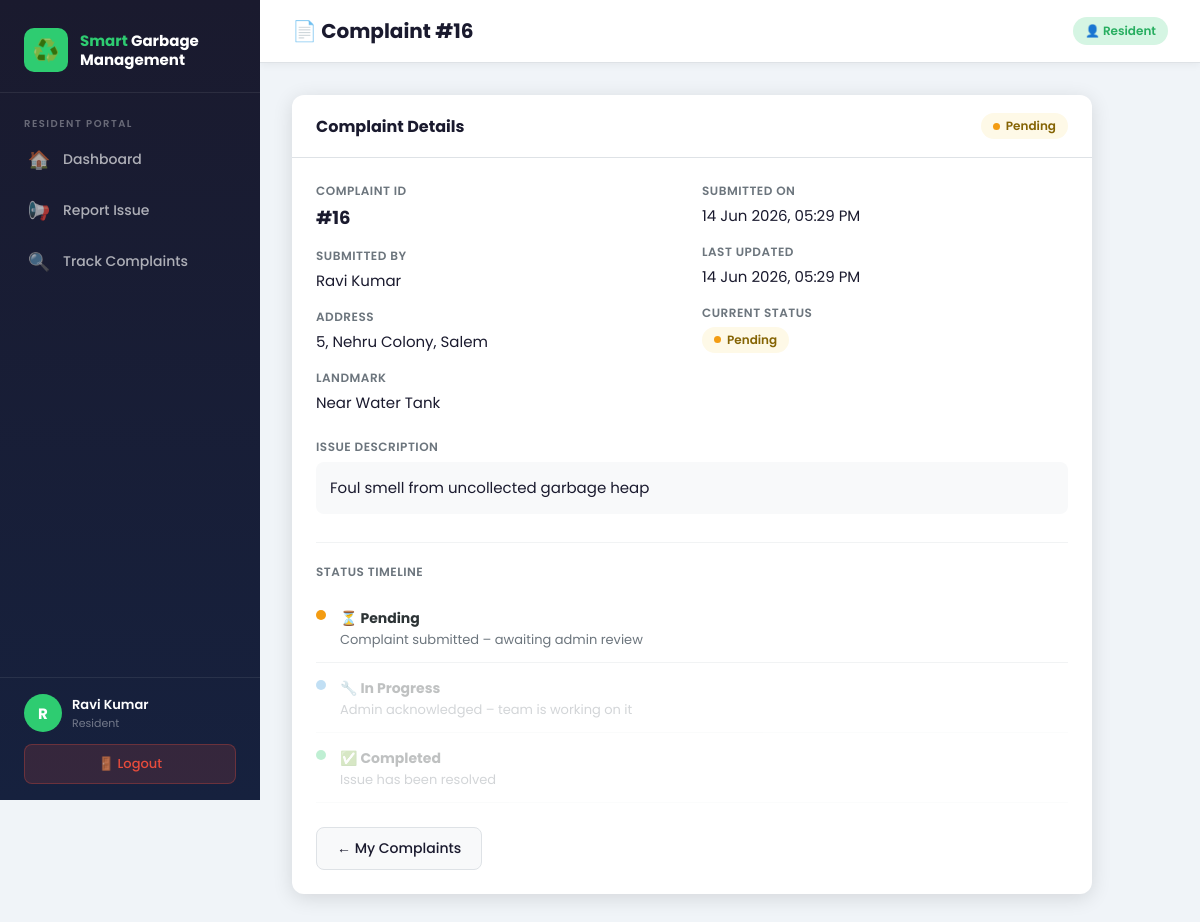
The app's page /complaint/16/ (signed in) with its own data.
### core/models.py (models this page shows, shortened)
class UserProfile(models.Model):
    ROLE_CHOICES = [('admin', 'Admin'), ('user', 'Resident')]
    user = models.OneToOneField(User, on_delete=models.CASCADE, related_name='profile')
    role = models.CharField(max_length=10, choices=ROLE_CHOICES, default='user')
    phone = models.CharField(max_length=15, blank=True)
    address = models.TextField(blank=True)
    def is_admin(self):
        return self.role == 'admin'

class Complaint(models.Model):
    STATUS_CHOICES = [
        ('Pending', 'Pending'),
        ('In Progress', 'In Progress'),
        ('Completed', 'Completed'),
    ]
    user = models.ForeignKey(User, on_delete=models.CASCADE, related_name='complaints')
    address = models.CharField(max_length=300)
    landmark = models.CharField(max_length=200)
    description = models.TextField()
    status = models.CharField(max_length=20, choices=STATUS_CHOICES, default='Pending')
    image = models.ImageField(upload_to='complaints/', blank=True, null=True)
    created_at = models.DateTimeField(auto_now_add=True)
    updated_at = models.DateTimeField(auto_now=True)
    admin_remark = models.TextField(blank=True)
    class Meta:
        ordering = ['-created_at']

### core/views.py (the view)
# urls.py: path('complaint/<int:pk>/',     views.complaint_detail,   name='complaint_detail'),
@login_required
def complaint_detail(request, pk):
    complaint = get_object_or_404(Complaint, pk=pk)
    if not _is_admin(request.user) and complaint.user != request.user:
        messages.error(request, 'Access denied.')
        return redirect('track_complaints')
    return render(request, 'core/complaint_detail.html', {'complaint': complaint})

### core/views.py (called while the page is built)
def _is_admin(user):
    try:
        return user.profile.is_admin()
    except UserProfile.DoesNotExist:
        return False

### core/templates/core/complaint_detail.html (shortened to what this page needs)
{% extends 'core/base.html' %}
{% block page_title %}📄 Complaint #{{ complaint.id }}{% endblock %}
{% block content %}
<div style="max-width:800px;">
  <div class="card">
    <div class="card-header">
      <h3>Complaint Details</h3>
      <span class="status-badge status-{{ complaint.status|cut:' ' }}">{{ complaint.status }}</span>
    </div>
    <div class="card-body">
      <div class="detail-grid">
        <div>
          <div class="detail-item">
            <div class="detail-label">Complaint ID</div>
            <div class="detail-value" style="font-size:18px;font-weight:700;">#{{ complaint.id }}</div>
          </div>
          <div class="detail-item">
            <div class="detail-label">Submitted By</div>
            <div class="detail-value">{{ complaint.user.get_full_name|default:complaint.user.username }}</div>
          </div>
          <div class="detail-item">
            <div class="detail-label">Address</div>
            <div class="detail-value">{{ complaint.address }}</div>
          </div>
          <div class="detail-item">
            <div class="detail-label">Landmark</div>
            <div class="detail-value">{{ complaint.landmark|default:"Not specified" }}</div>
          </div>
        </div>
        <div>
          <div class="detail-item">
            <div class="detail-label">Submitted On</div>
            <div class="detail-value">{{ complaint.created_at|date:"d M Y, h:i A" }}</div>
          </div>
          <div class="detail-item">
            <div class="detail-label">Last Updated</div>
            <div class="detail-value">{{ complaint.updated_at|date:"d M Y, h:i A" }}</div>
          </div>
          <div class="detail-item">
            <div class="detail-label">Current Status</div>
            <div class="detail-value">
              <span class="status-badge status-{{ complaint.status|cut:' ' }}">{{ complaint.status }}</span>
            </div>
          </div>
        </div>
      </div>
      <div class="detail-item" style="margin-top:8px;">
        <div class="detail-label">Issue Description</div>
        <div class="detail-value" style="background:#f8f9fa;padding:14px;border-radius:8px;line-height:1.6;margin-top:6px;">
          {{ complaint.description }}
        </div>
      </div>
      <div style="margin-top:28px;padding-top:20px;border-top:1px solid #f1f3f4;">
        <div class="detail-label" style="margin-bottom:12px;">Status Timeline</div>
        <ul class="timeline">
          <li class="timeline-item">
            <div class="timeline-dot orange"></div>
            <div>
              <strong style="font-size:14px;">⏳ Pending</strong>
              <div style="font-size:13px;color:#6c757d;">Complaint submitted – awaiting admin review</div>
            </div>
          </li>
          <li class="timeline-item" {% if complaint.status == 'Pending' %}style="opacity:0.3;"{% endif %}>
            <div class="timeline-dot blue"></div>
            <div>
              <strong style="font-size:14px;">🔧 In Progress</strong>
              <div style="font-size:13px;color:#6c757d;">Admin acknowledged – team is working on it</div>
            </div>
          </li>
          <li class="timeline-item" {% if complaint.status != 'Completed' %}style="opacity:0.3;"{% endif %}>
            <div class="timeline-dot green"></div>
            <div>
              <strong style="font-size:14px;">✅ Completed</strong>
              <div style="font-size:13px;color:#6c757d;">Issue has been resolved</div>
            </div>
          </li>
        </ul>
      </div>
      <div style="margin-top:24px;display:flex;gap:12px;">
        {% if user.profile.role == 'admin' %}
          <a href="{% url 'update_complaint' complaint.pk %}" class="btn btn-warning">✏️ Update Status</a>
          <a href="{% url 'manage_complaints' %}" class="btn btn-secondary">← Back to All</a>
        {% else %}
          <a href="{% url 'track_complaints' %}" class="btn btn-secondary">← My Complaints</a>
        {% endif %}
      </div>
    </div>
  </div>
</div>
{% endblock %}

### core/templates/core/base.html (shortened to what this page needs)
{% load static %}
<!DOCTYPE html>
<html lang="en">
<head>
  <link rel="stylesheet" href="{% static 'core/css/style.css' %}">
</head>
<body>
{% if user.is_authenticated %}
<div class="wrapper">
  <aside class="sidebar" id="sidebar">
    <div class="sidebar-brand">
      <div class="logo-icon">♻️</div>
      <div><h2><span>Smart</span> Garbage<br>Management</h2></div>
    </div>
    <nav class="sidebar-nav">
      {% if user.profile.role == 'admin' %}
        <span class="nav-label">Admin Panel</span>
        <a href="{% url 'admin_dashboard' %}" class="nav-item"><span class="nav-icon">📊</span> Dashboard</a>
        <a href="{% url 'manage_complaints' %}" class="nav-item"><span class="nav-icon">📋</span> Manage Complaints</a>
      {% else %}
        <span class="nav-label">Resident Portal</span>
        <a href="{% url 'user_dashboard' %}" class="nav-item"><span class="nav-icon">🏠</span> Dashboard</a>
        <a href="{% url 'report_complaint' %}" class="nav-item"><span class="nav-icon">📢</span> Report Issue</a>
        <a href="{% url 'track_complaints' %}" class="nav-item"><span class="nav-icon">🔍</span> Track Complaints</a>
      {% endif %}
    </nav>
    <div class="sidebar-footer">
      <div class="user-info">
        <div class="user-avatar">{{ user.first_name.0|upper|default:user.username.0|upper }}</div>
        <div>
          <div class="user-name">{{ user.get_full_name|default:user.username }}</div>
          <div class="user-role">{{ user.profile.get_role_display|default:"Resident" }}</div>
        </div>
      </div>
      <a href="{% url 'logout' %}" class="btn-logout">🚪 Logout</a>
    </div>
  </aside>
  <div class="main-content">
    <header class="topbar">
      <div style="display:flex;align-items:center;gap:14px;">
        <h1 class="topbar-title">{% block page_title %}Dashboard{% endblock %}</h1>
      </div>
      <div class="topbar-right">
        {% if user.profile.role == 'admin' %}
          <span class="badge-role admin">🛡️ Admin</span>
        {% else %}
          <span class="badge-role">👤 Resident</span>
        {% endif %}
      </div>
    </header>
    <main class="page-body">
      {% block content %}{% endblock %}
    </main>
  </div>
</div>
{% endif %}
</body>
</html>

### records on screen
Complaint: id "16", status "Pending", user.get_full_name "Ravi Kumar", address "5, Nehru Colony, Salem", landmark "Near Water Tank", created_at "14 Jun 2026, 05:29 PM", updated_at "14 Jun 2026, 05:29 PM", description "Foul smell from uncollected garbage heap"

### other values on screen
{{ user.first_name.0|upper|default:user.username.0|upper }} "R"
{{ user.get_full_name|default:user.username }} "Ravi Kumar"
{{ user.profile.get_role_display|default:"Resident" }} "Resident"
